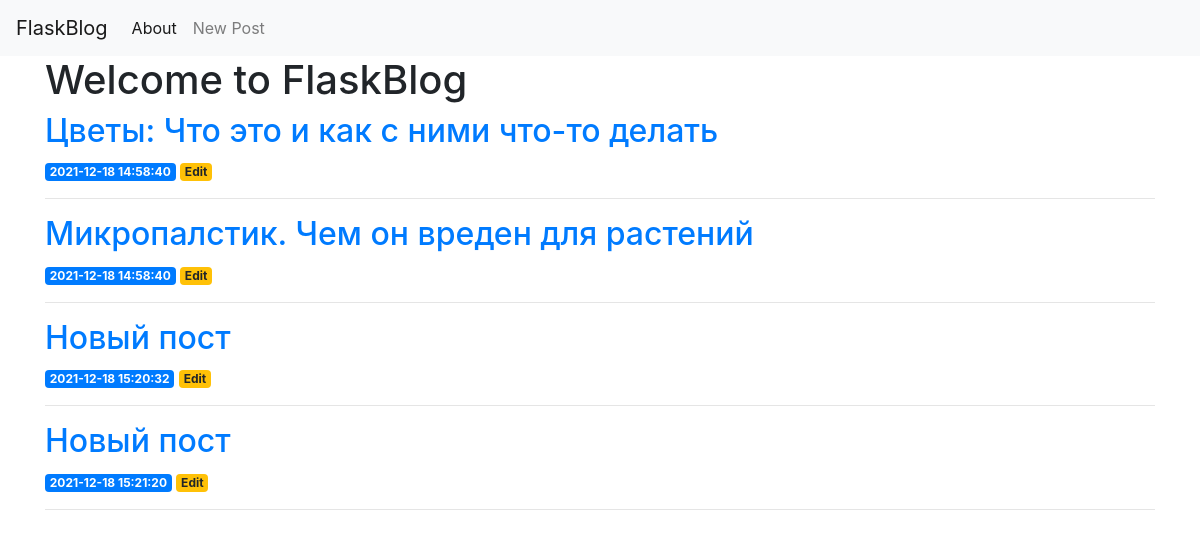
Before: / with the older database file.
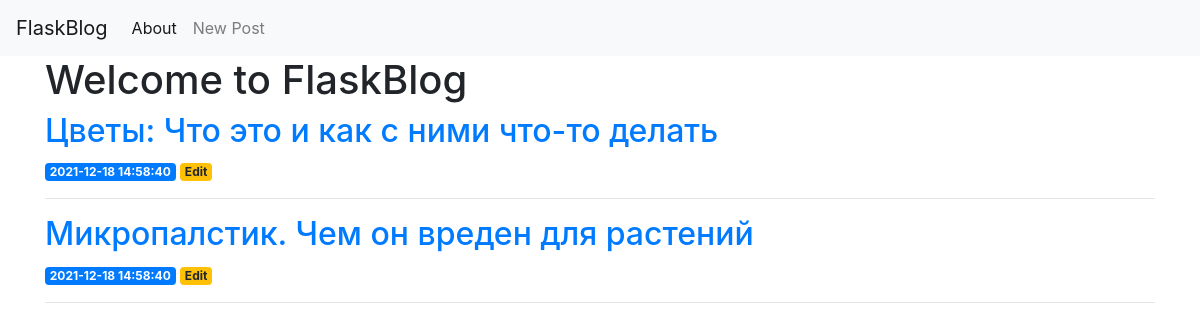
After: the same page with the newer database file.
### tables this page shows
CREATE TABLE posts (
    id INTEGER PRIMARY KEY AUTOINCREMENT,
    created TIMESTAMP NOT NULL DEFAULT CURRENT_TIMESTAMP,
    title TEXT NOT NULL,
    content TEXT NOT NULL
);

### app.py (the view)
@app.route('/')
def draw_main_page():
    conn = get_db_connection()
    posts = conn.execute('SELECT * FROM posts').fetchall()
    conn.close()
    return render_template('index.html', posts=posts)

### app.py (called while the page is built)
def get_db_connection():
    conn = sqlite3.connect('database.db')
    conn.row_factory = sqlite3.Row
    return conn

### templates/index.html
{% extends 'base.html' %}
{% block content %}
    <h1>{% block title %} Welcome to FlaskBlog {% endblock %}</h1>
    {% for post in posts %}
        <a href="{{ url_for('post', post_id=post['id']) }}">
            <h2>{{ post['title'] }}</h2>
        </a>
        <span class="badge badge-primary">{{ post['created'] }}</span>
        <a href="{{ url_for('edit', id=post['id']) }}">
            <span class="badge badge-warning">Edit</span>
        </a>
        <hr>
    {% endfor %}
{% endblock %}

### templates/base.html (shortened to what this page needs)
<!doctype html>
<html lang="en">
  <head>
    <link rel="stylesheet" href="https://stackpath.bootstrapcdn.com/bootstrap/4.3.1/css/bootstrap.min.css">
  </head>
  <body>
    <nav class="navbar navbar-expand-md navbar-light bg-light">
        <a class="navbar-brand" href="{{ url_for('draw_main_page')}}">FlaskBlog</a>
        <div class="collapse navbar-collapse" id="navbarNav">
            <ul class="navbar-nav">
            <li class="nav-item active">
                <a class="nav-link" href="{{ url_for('about')}}">About</a>
            </li>
            <li class="nav-item">
            <a class="nav-link" href="{{url_for('create')}}">New Post</a>
            </li>
            </ul>
        </div>
    </nav>
    <div class="container">
        {% block content %} {% endblock %}
    </div>
  </body>
</html>

Changed rows visible on the page:
removed posts: title "Новый пост", created "2021-12-18 15:20:32"
removed posts: title "Новый пост", created "2021-12-18 15:21:20"
